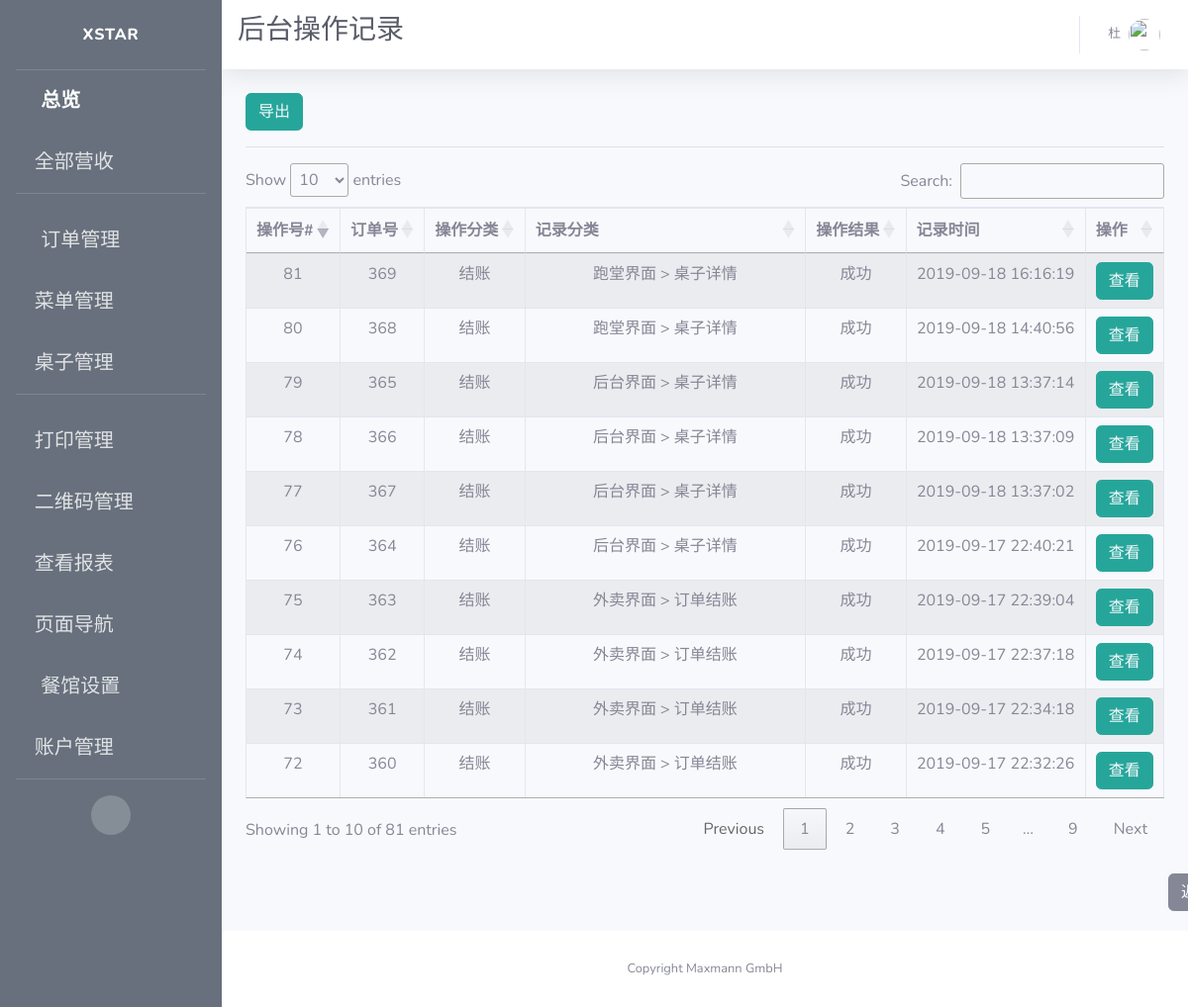
Before: /view/logs (signed in) with the older database file.
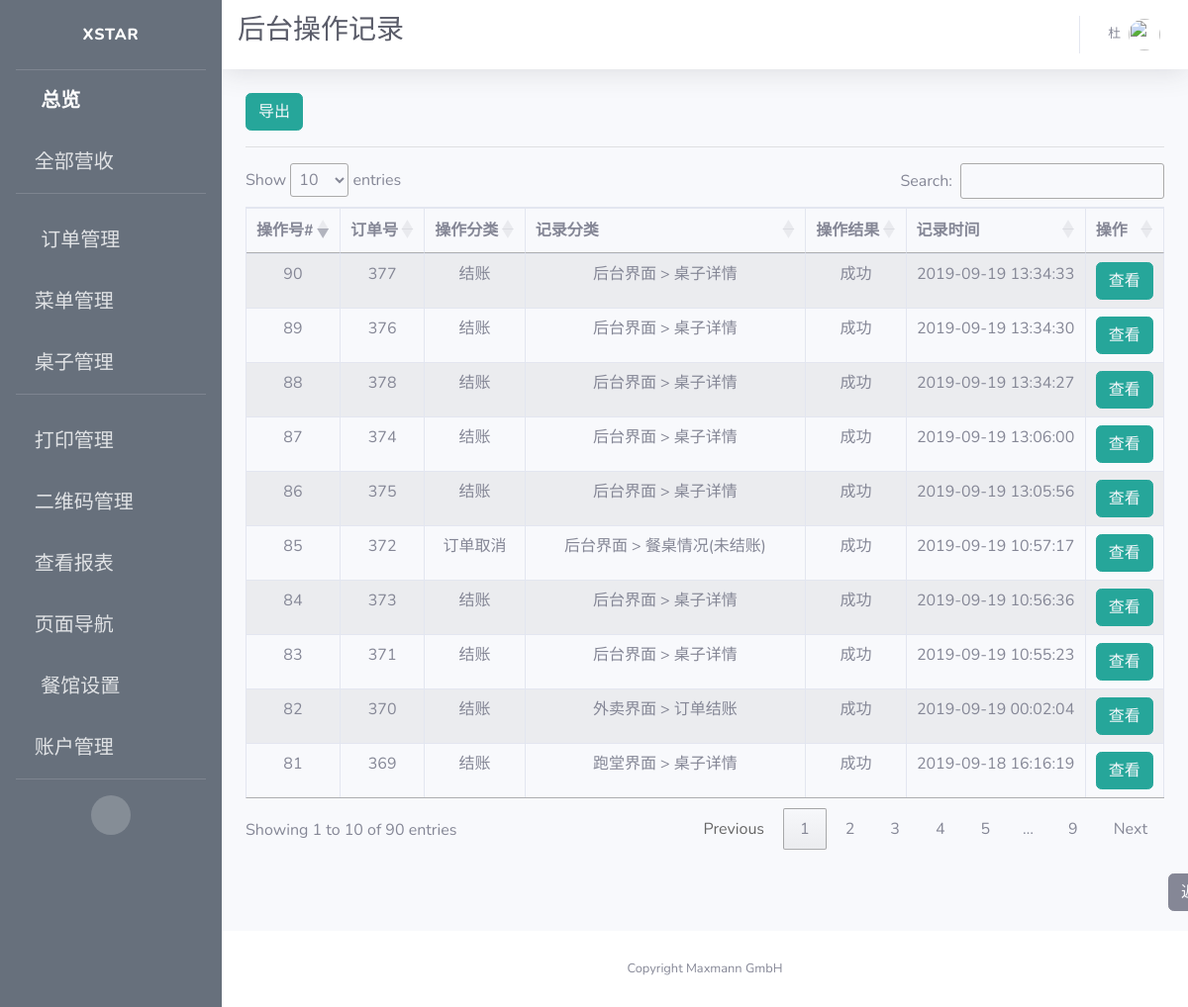
After: the same page with the newer database file.
### app/models.py (models this page shows)
class Log(db.Model):
    id = db.Column(db.Integer, primary_key=True, unique=True, index=True)
    order_id = db.Column(db.Integer)
    operation = db.Column(db.String(100))
    page = db.Column(db.String(100))
    desc = db.Column(db.String(2000))
    status = db.Column(db.String(500))
    time = db.Column(db.String(500))

### app/routes.py (the view)
@app.route('/view/logs')
@login_required
def view_logs():
    logs = Log.query.all()
    context = dict(referrer=request.headers.get('Referer'),
                   title=u"后台操作记录",
                   company_name=company_info.get('company_name'),
                   logs=logs)
    return render_template('view_logs.html', **context)

### app/models.py (called while the page is built)
@login.user_loader
def load_user(id):
    return User.query.get(int(id))

### app/templates/view_logs.html (shortened to what this page needs)
{% extends 'base.html' %}
{% block css %}
<link rel="stylesheet" type="text/css" href="https://cdn.datatables.net/1.10.19/css/jquery.dataTables.css">
<link rel="stylesheet" type="text/css" href="https://cdnjs.cloudflare.com/ajax/libs/twitter-bootstrap/4.1.3/css/bootstrap.css">
<link rel="stylesheet" type="text/css" href="https://cdn.datatables.net/1.10.19/css/dataTables.bootstrap4.min.css">
{% endblock %}
{% block title %}
<h1 class="h3 mb-2 text-gray-800">{{title}}</h1>
<br>
{% endblock %}
{% block content %}
<button type="button" class="btn btn-info" style="border-color:#26a69a; background-color:#26a69a;">
  <a style="color: rgb(247, 249, 252)" href={{ url_for('export_log') }} >
     导出
  </a>
</button>
<hr>
<div class="row">
  <div class="col-sm-12">
    <table id="example" class="table table-striped table-bordered">
      <thead>
        <tr>
          <th>操作号#</th>
          <th>订单号</th>
          <th>操作分类</th>
          <th>记录分类</th>
          <th>操作结果</th>
          <th>记录时间</th>
          <th>操作</th>
        </tr>
      </thead>
      <tbody>
        {% for log in logs %}
        <tr>
            <td>{{ log.id }}</td>
            <td>{{log.order_id}}</td>
            <td>{{log.operation}}</td>
            <td>{{log.page}}</td>
            <td>{{log.status}}</td>
            <td>{{log.time.split(".")[0]}}</td>
            <td style="text-align:center">
              <span>
                <button type="button" class="btn btn-info" style="border-color:#26a69a; background-color:#26a69a;">
                  <a style="color: rgb(247, 249, 252)" href={{ url_for('view_log', log_id=log.id) }}>
                    查看
                  </a>
                </button>
              </span>
            </td>
        </tr>
        {% endfor %}
      </tbody>
    </table>
    </div>
</div>
<br>
<button type="button" class="btn btn-secondary" id="back">
  <a style="color: rgb(247, 249, 252)" href={{ referrer }}>
    返回
</button>
{% endblock %}

Changed rows visible on the page:
no longer on this page (row unchanged): Log: id "72", order_id "360", operation "结账", page "外卖界面 > 订单结账", status "成功", time "2019-09-17 22:32:26"
no longer on this page (row unchanged): Log: id "73", order_id "361", operation "结账", page "外卖界面 > 订单结账", status "成功", time "2019-09-17 22:34:18"
no longer on this page (row unchanged): Log: id "74", order_id "362", operation "结账", page "外卖界面 > 订单结账", status "成功", time "2019-09-17 22:37:18"
no longer on this page (row unchanged): Log: id "75", order_id "363", operation "结账", page "外卖界面 > 订单结账", status "成功", time "2019-09-17 22:39:04"
no longer on this page (row unchanged): Log: id "76", order_id "364", operation "结账", page "后台界面 > 桌子详情", status "成功", time "2019-09-17 22:40:21"
no longer on this page (row unchanged): Log: id "77", order_id "367", operation "结账", page "后台界面 > 桌子详情", status "成功", time "2019-09-18 13:37:02"
no longer on this page (row unchanged): Log: id "78", order_id "366", operation "结账", page "后台界面 > 桌子详情", status "成功", time "2019-09-18 13:37:09"
no longer on this page (row unchanged): Log: id "79", order_id "365", operation "结账", page "后台界面 > 桌子详情", status "成功", time "2019-09-18 13:37:14"
no longer on this page (row unchanged): Log: id "80", order_id "368", operation "结账", page "跑堂界面 > 桌子详情", status "成功", time "2019-09-18 14:40:56"
added Log: id "82", order_id "370", operation "结账", page "外卖界面 > 订单结账", status "成功", time "2019-09-19 00:02:04"
added Log: id "83", order_id "371", operation "结账", page "后台界面 > 桌子详情", status "成功", time "2019-09-19 10:55:23"
added Log: id "84", order_id "373", operation "结账", page "后台界面 > 桌子详情", status "成功", time "2019-09-19 10:56:36"
added Log: id "85", order_id "372", operation "订单取消", page "后台界面 > 餐桌情况(未结账)", status "成功", time "2019-09-19 10:57:17"
added Log: id "86", order_id "375", operation "结账", page "后台界面 > 桌子详情", status "成功", time "2019-09-19 13:05:56"
added Log: id "87", order_id "374", operation "结账", page "后台界面 > 桌子详情", status "成功", time "2019-09-19 13:06:00"
added Log: id "88", order_id "378", operation "结账", page "后台界面 > 桌子详情", status "成功", time "2019-09-19 13:34:27"
added Log: id "89", order_id "376", operation "结账", page "后台界面 > 桌子详情", status "成功", time "2019-09-19 13:34:30"
added Log: id "90", order_id "377", operation "结账", page "后台界面 > 桌子详情", status "成功", time "2019-09-19 13:34:33"
Other visible differences:
text written by a page script: "Show entries Search: Showing 1 to 10 of 81 entries Previous 1 2 3 4 5 … 9 Next" → "Show entries Search: Showing 1 to 10 of 90 entries Previous 1 2 3 4 5 … 9 Next"
